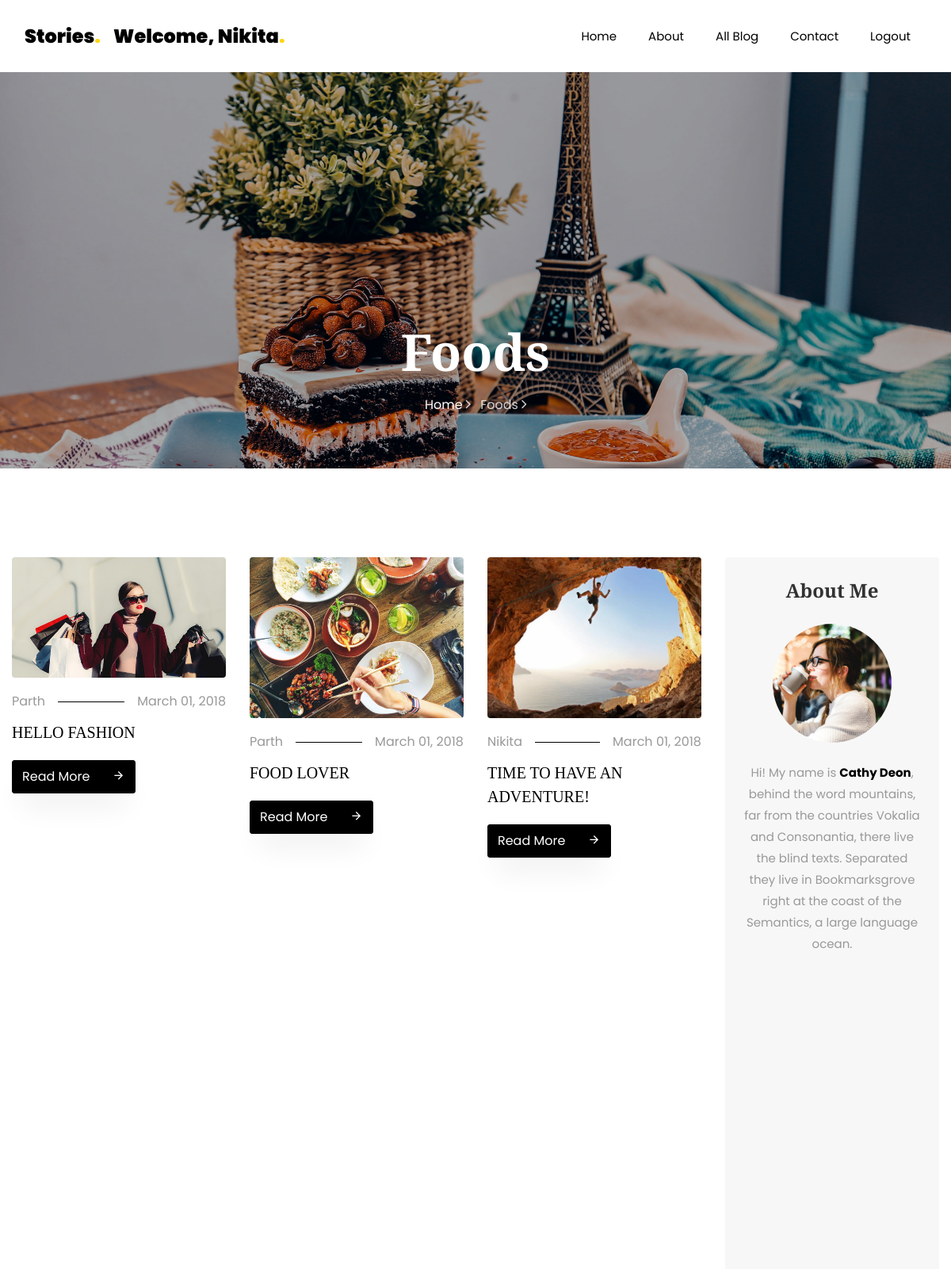
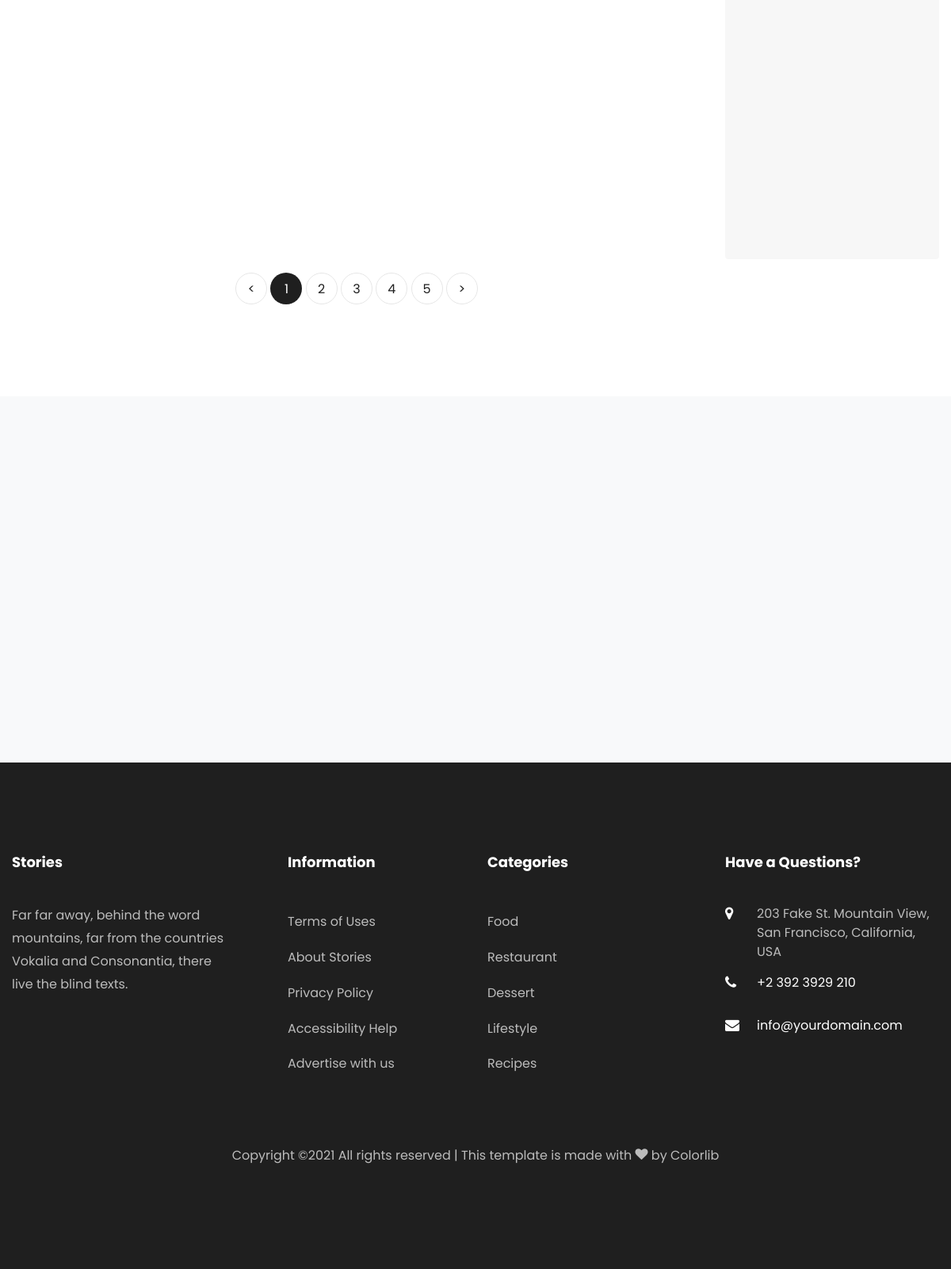
/allblog/ (signed in), run on the app's committed database (2 pictures, top to bottom).
### Blog/models.py (models this page shows, shortened)
class BlogModel(models.Model):
    usr = models.ForeignKey(User,on_delete=models.CASCADE,null=True)
    cat = models.ForeignKey(Category,on_delete=models.CASCADE,null=True)
    title = models.CharField(max_length=100,null=True)
    sdes = models.TextField(null=True)
    long_des = models.TextField(null=True)
    date = models.DateField(null=True)
    image = models.FileField(null=True)

### Blog/views.py (the view)
# urls.py: path('allblog/', AllBlogs, name='blogs'),
def AllBlogs(request):
    blogs = BlogModel.objects.all()
    d = {"blogs":blogs}
    return render(request,'newtemp/allblog.html',d)

### Blog/templates/newtemp/allblog.html (shortened to what this page needs)
{% extends 'newtemp/base.html' %}
{% load static %}
{% block body %}
    <section class="hero-wrap hero-wrap-2" style="background-image: url({% static 'images/bg_4.jpg' %});">
      <div class="overlay"></div>
      <div class="container">
        <div class="row no-gutters slider-text align-items-end justify-content-center">
          <div class="col-md-9 ftco-animate pb-5 text-center">
            <h1 class="mb-3 bread">Foods</h1>
            <p class="breadcrumbs"><span class="mr-2"><a href="index.html">Home <i class="ion-ios-arrow-forward"></i></a></span> <span>Foods <i class="ion-ios-arrow-forward"></i></span></p>
          </div>
        </div>
      </div>
    </section>
    <section class="ftco-section">
    	<div class="container">
        <div class="row">
        	<div class="col-lg-9">
        		<div class="row">
					{% for i in blogs %}
        			<div class="col-md-4 ftco-animate">
    						<div class="blog-entry">
		    					<a href="{% url 'bdetail' i.id %}" class="img-2"><img src="{{ i.image.url }}" class="img-fluid" alt="Colorlib Template"></a>
			    				<div class="text pt-3">
	    							<p class="meta d-flex"><span class="pr-3">{{ i.usr.first_name }}</span><span class="ml-auto pl-3">March 01, 2018</span></p>
	    							<h3><a href="{% url 'bdetail' i.id %}">{{ i.title }}</a></h3>
	    							<p class="mb-0"><a href="{% url 'bdetail' i.id %}" class="btn btn-black py-2">Read More <span class="icon-arrow_forward ml-4"></span></a></p>
	    						</div>
		    				</div>
    					</div>
					{% endfor %}
        		</div>
        		<div class="row mt-5">
		          <div class="col text-center">
		            <div class="block-27">
		              <ul>
		                <li><a href="#">&lt;</a></li>
		                <li class="active"><span>1</span></li>
		                <li><a href="#">2</a></li>
		                <li><a href="#">3</a></li>
		                <li><a href="#">4</a></li>
		                <li><a href="#">5</a></li>
		                <li><a href="#">&gt;</a></li>
		              </ul>
		            </div>
		          </div>
		        </div>
        	</div>
        	<div class="col-lg-3">
        		<div class="sidebar-wrap">
	        		<div class="sidebar-box p-4 about text-center ftco-animate">
			          <h2 class="heading mb-4">About Me</h2>
			          <img src="{% static 'images/author.jpg' %}" class="img-fluid" alt="Colorlib Template">
			          <div class="text pt-4">
			          	<p>Hi! My name is <strong>Cathy Deon</strong>, behind the word mountains, far from the countries Vokalia and Consonantia, there live the blind texts. Separated they live in Bookmarksgrove right at the coast of the Semantics, a large language ocean.</p>
			          </div>
	        		</div>
            </div>
        	</div>
        </div>
    	</div>
    </section>
{% endblock %}

### Blog/templates/newtemp/base.html (shortened to what this page needs)
<!DOCTYPE html>
<html lang="en">
  <head>
    {% load static %}
    <link rel="stylesheet" href="{% static 'css/open-iconic-bootstrap.min.css' %}">
    <link rel="stylesheet" href="{% static 'css/animate.css' %}">
    <link rel="stylesheet" href="{% static 'css/owl.carousel.min.css' %}">
    <link rel="stylesheet" href="{% static 'css/owl.theme.default.min.css' %}">
    <link rel="stylesheet" href="{% static 'css/magnific-popup.css' %}">
    <link rel="stylesheet" href="{% static 'css/aos.css' %}">
    <link rel="stylesheet" href="{% static 'css/ionicons.min.css' %}">
    <link rel="stylesheet" href="{% static 'css/flaticon.css' %}">
    <link rel="stylesheet" href="{% static 'css/icomoon.css' %}">
    <link rel="stylesheet" href="{% static 'css/style.css' %}">
  </head>
  <body>
	  <nav class="navbar navbar-expand-lg navbar-dark bg-dark ftco-navbar-light" id="ftco-navbar">
	    <div class="container">
	      <a class="navbar-brand" href="index.html">Stories<span>.</span></a>
	        {% if  request.user.is_authenticated %}
          <a class="navbar-brand" href="{% url 'upanel' %}">Welcome, {{ request.user.first_name }}<span>.</span></a>
            {% endif %}
	      <div class="collapse navbar-collapse" id="ftco-nav">
	        <ul class="navbar-nav ml-auto">
	          <li class="nav-item"><a href="{% url 'newhome' %}" class="nav-link">Home</a></li>
	          <li class="nav-item"><a href="{% url 'about' %}" class="nav-link">About</a></li>
	          <li class="nav-item"><a href="{% url 'blogs' %}" class="nav-link">All Blog</a></li>
              <li class="nav-item"><a href="{% url 'contact' %}" class="nav-link">Contact</a></li>
              {% if not request.user.is_authenticated %}
	          <li class="nav-item"><a href="{% url 'signup' %}" class="nav-link">Signup</a></li>
	          <li class="nav-item"><a href="{% url 'login' %}" class="nav-link">Login</a></li>
	        {% else %}
              <li class="nav-item"><a href="{% url 'logout' %}" class="nav-link">Logout</a></li>
             {% endif %}
            </ul>
	      </div>
	    </div>
	  </nav>
  {% block body %}
  {% endblock %}
		<section class="ftco-subscribe ftco-section bg-light">
      <div class="overlay">
        <div class="container">
          <div class="row d-flex justify-content-center">
          </div>
        </div>
      </div>
    </section>
    <footer class="ftco-footer ftco-footer-2 ftco-section">
      <div class="container">
        <div class="row mb-5">
          <div class="col-md">
            <div class="ftco-footer-widget mb-4">
              <h2 class="ftco-heading-2">Stories</h2>
              <p>Far far away, behind the word mountains, far from the countries Vokalia and Consonantia, there live the blind texts.</p>
              <ul class="ftco-footer-social list-unstyled float-md-left float-lft mt-5">
              </ul>
            </div>
          </div>
          <div class="col-md">
            <div class="ftco-footer-widget mb-4 ml-md-5">
              <h2 class="ftco-heading-2">Information</h2>
              <ul class="list-unstyled">
                <li><a href="#" class="py-2 d-block">Terms of Uses</a></li>
                <li><a href="#" class="py-2 d-block">About Stories</a></li>
                <li><a href="#" class="py-2 d-block">Privacy Policy</a></li>
                <li><a href="#" class="py-2 d-block">Accessibility Help</a></li>
                <li><a href="#" class="py-2 d-block">Advertise with us</a></li>
              </ul>
            </div>
          </div>
          <div class="col-md">
             <div class="ftco-footer-widget mb-4">
              <h2 class="ftco-heading-2">Categories</h2>
              <ul class="list-unstyled">
                <li><a href="#" class="py-2 d-block">Food</a></li>
                <li><a href="#" class="py-2 d-block">Restaurant</a></li>
                <li><a href="#" class="py-2 d-block">Dessert</a></li>
                <li><a href="#" class="py-2 d-block">Lifestyle</a></li>
                <li><a href="#" class="py-2 d-block">Recipes</a></li>
              </ul>
            </div>
          </div>
          <div class="col-md">
            <div class="ftco-footer-widget mb-4">
            	<h2 class="ftco-heading-2">Have a Questions?</h2>
            	<div class="block-23 mb-3">
	              <ul>
	                <li><span class="icon icon-map-marker"></span><span class="text">203 Fake St. Mountain View, San Francisco, California, USA</span></li>
	                <li><a href="#"><span class="icon icon-phone"></span><span class="text">+2 392 3929 210</span></a></li>
	                <li><a href="#"><span class="icon icon-envelope"></span><span class="text">info@yourdomain.com</span></a></li>
	              </ul>
	            </div>
            </div>
          </div>
        </div>
        <div class="row">
          <div class="col-md-12 text-center">
            <p>
  Copyright &copy;<script>document.write(new Date().getFullYear());</script> All rights reserved | This template is made with <i class="icon-heart color-danger" aria-hidden="true"></i> by <a href="https://colorlib.com" target="_blank">Colorlib</a>
  </p>
          </div>
        </div>
      </div>
    </footer>
  </body>
</html>

### Blog/static/css/icomoon.css (style rules this page uses)
[class^="icon-"], [class*=" icon-"] { font-family: 'icomoon' !important; speak: none; font-style: normal; font-weight: normal; font-variant: normal; text-transform: none; line-height: 1; -webkit-font-smoothing: antialiased; -moz-osx-font-smoothing: grayscale; }
.icon-heart:before { content: "\f004"; }
.icon-map-marker:before { content: "\f041"; }
.icon-phone:before { content: "\f095"; }
.icon-envelope:before { content: "\f0e0"; }
.icon-arrow_forward:before { content: "\e5c8"; }

### data on the page
BlogModel: image (picture), usr.first_name "Parth", title "HELLO FASHION"
BlogModel: image (picture), usr.first_name "Parth", title "FOOD LOVER"
BlogModel: image (picture), usr.first_name "Nikita", title "TIME TO HAVE AN ADVENTURE!"

### other printed values
{{ request.user.first_name }} "Nikita"
